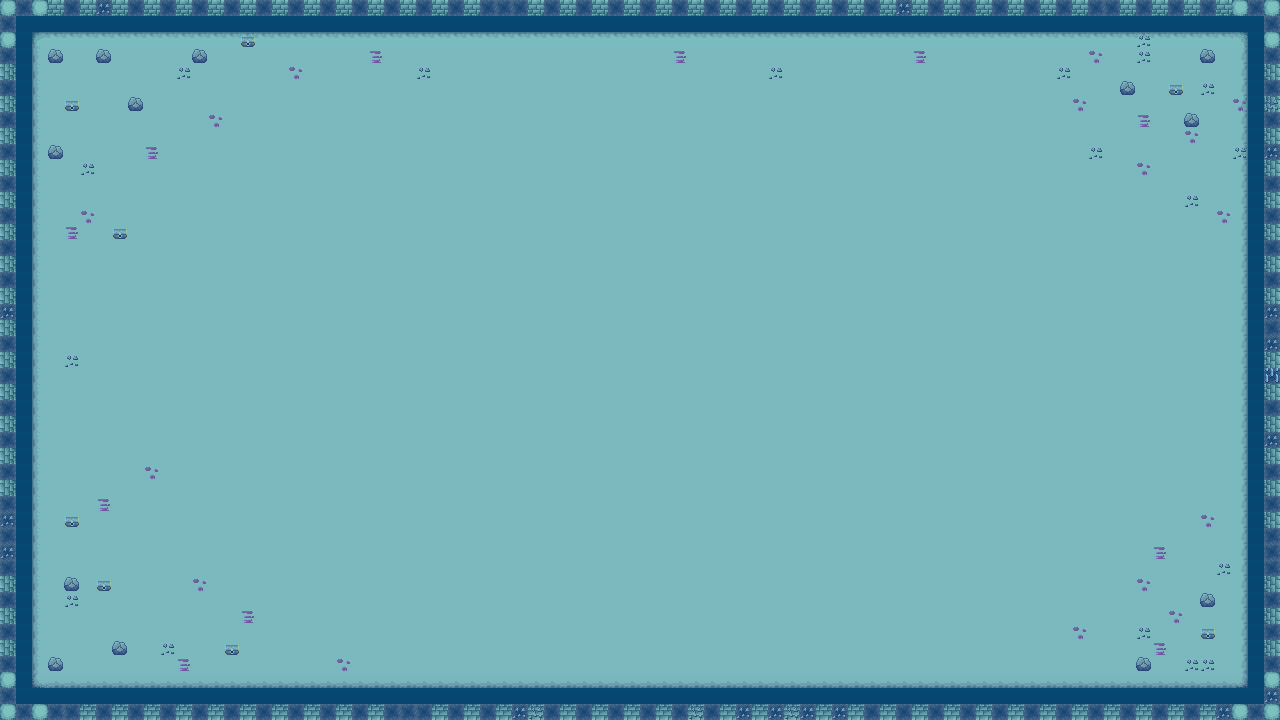

This game map was drawn from its Tiled (.tmx) file and the tilesets committed beside it. A one-line description and the trimmed map source follow:
An orthogonal 80x45 tile map with 16x16 px tiles, 3 tile layers (Capa de patrones 1, DETALLES, ASD).

<map version="1.10" tiledversion="1.10.1" orientation="orthogonal" renderorder="right-down" width="80" height="45" tilewidth="16" tileheight="16" infinite="0" nextlayerid="5" nextobjectid="1">
 <tileset firstgid="1" source="asdasdsad.tsx" />
 <layer id="1" name="Capa de patrones 1" width="80" height="45">
  <data>[3600 cells, 3600 non-empty, 18 distinct tile ids]</data>
 </layer>
 <layer id="3" name="DETALLES" width="80" height="45">
  <data>[3600 cells, 207 non-empty, 7 distinct tile ids]</data>
 </layer>
 <layer id="4" name="ASD" width="80" height="45">
  <data>[3600 cells, 21 non-empty, 2 distinct tile ids]</data>
 </layer>
</map>